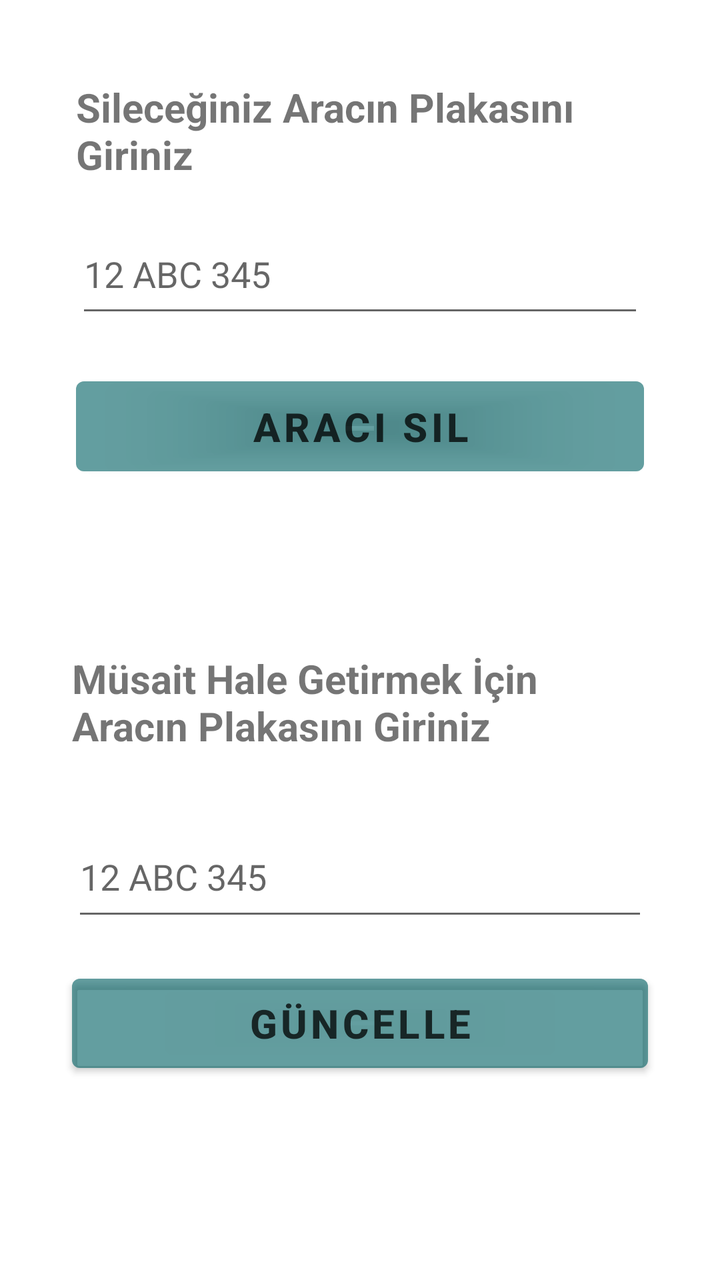
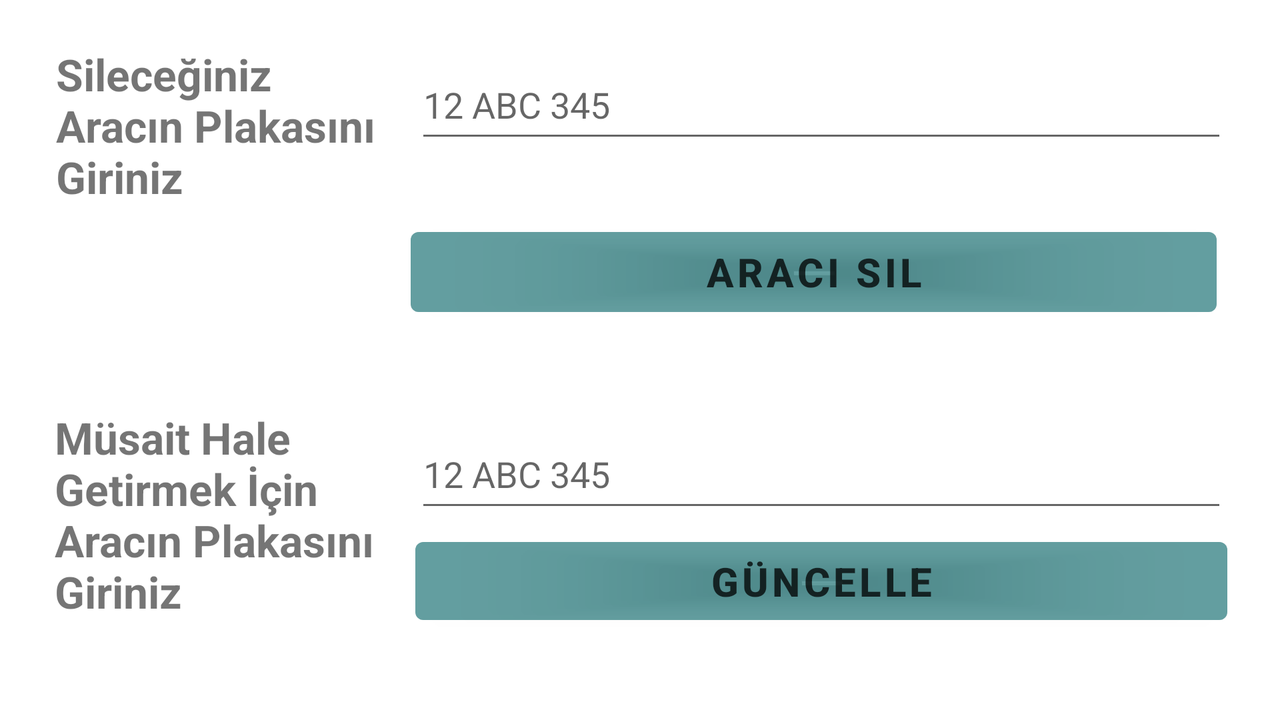

One screen, two layout resources from the same app: the default and the repository's alternative for another configuration. Each is rendered where Android would select it; the XML of both is given below.
<!-- AndroidManifest.xml: application theme Theme.VehicleRegistrationAndSelectionProject -->
<!-- res/layout/fragment_admin_delete_vehicle.xml -->
<?xml version="1.0" encoding="utf-8"?>
<androidx.constraintlayout.widget.ConstraintLayout xmlns:android="http://schemas.android.com/apk/res/android"
    xmlns:app="http://schemas.android.com/apk/res-auto"
    xmlns:tools="http://schemas.android.com/tools"
    android:layout_width="match_parent"
    android:layout_height="match_parent"
    tools:context=".AdminDeleteVehicleFragment">

    <TextView
        android:id="@+id/deletedVehicleTextView"
        android:layout_width="0dp"
        android:layout_height="0dp"
        android:layout_marginStart="38dp"
        android:layout_marginTop="40dp"
        android:layout_marginEnd="38dp"
        android:layout_marginBottom="10dp"
        android:text="Sileceğiniz Aracın Plakasını Giriniz"
        android:textSize="20sp"
        android:textStyle="bold"
        app:layout_constraintBottom_toTopOf="@+id/vehicleToDeleteEditText"
        app:layout_constraintEnd_toEndOf="parent"
        app:layout_constraintStart_toStartOf="parent"
        app:layout_constraintTop_toTopOf="parent" />

    <TextView
        android:id="@+id/updateVehicleTextView"
        android:layout_width="0dp"
        android:layout_height="0dp"
        android:layout_marginStart="36dp"
        android:layout_marginEnd="36dp"
        android:layout_marginBottom="26dp"
        android:text="Müsait Hale Getirmek İçin Aracın Plakasını Giriniz"
        android:textSize="20sp"
        android:textStyle="bold"
        app:layout_constraintBottom_toTopOf="@+id/vehicleToUpdateEditText2"
        app:layout_constraintEnd_toEndOf="parent"
        app:layout_constraintStart_toStartOf="parent"
        app:layout_constraintTop_toBottomOf="@+id/vehicleDeleteButton" />

    <EditText
        android:id="@+id/vehicleToDeleteEditText"
        android:layout_width="0dp"
        android:layout_height="0dp"
        android:layout_marginStart="38dp"
        android:layout_marginEnd="38dp"
        android:layout_marginBottom="21dp"
        android:ems="10"
        android:hint="12 ABC 345"
        android:inputType="textPersonName"
        app:layout_constraintBottom_toTopOf="@+id/vehicleDeleteButton"
        app:layout_constraintEnd_toEndOf="parent"
        app:layout_constraintStart_toStartOf="parent"
        app:layout_constraintTop_toBottomOf="@+id/deletedVehicleTextView" />

    <EditText
        android:id="@+id/vehicleToUpdateEditText2"
        android:layout_width="0dp"
        android:layout_height="0dp"
        android:layout_marginBottom="18dp"
        android:ems="10"
        android:hint="12 ABC 345"
        android:inputType="textPersonName"
        app:layout_constraintBottom_toTopOf="@+id/vehicleUpdateButton"
        app:layout_constraintEnd_toEndOf="@+id/vehicleUpdateButton"
        app:layout_constraintStart_toStartOf="@+id/vehicleUpdateButton"
        app:layout_constraintTop_toBottomOf="@+id/updateVehicleTextView" />

    <Button
        android:id="@+id/vehicleUpdateButton"
        android:layout_width="0dp"
        android:layout_height="0dp"
        android:layout_marginStart="36dp"
        android:layout_marginEnd="36dp"
        android:layout_marginBottom="100dp"
        android:backgroundTint="#60006064"
        android:onClick="deleteVehicle"
        android:text="Güncelle"
        android:textAlignment="center"
        android:textColor="#C1000000"
        android:textSize="20sp"
        android:textStyle="bold"
        app:layout_constraintBottom_toBottomOf="parent"
        app:layout_constraintEnd_toEndOf="parent"
        app:layout_constraintHorizontal_bias="0.0"
        app:layout_constraintStart_toStartOf="parent"
        app:layout_constraintTop_toBottomOf="@+id/vehicleToUpdateEditText2" />

    <Button
        android:id="@+id/vehicleDeleteButton"
        android:layout_width="0dp"
        android:layout_height="0dp"
        android:layout_marginStart="38dp"
        android:layout_marginEnd="38dp"
        android:layout_marginBottom="84dp"
        android:backgroundTint="#60006064"
        android:onClick="deleteVehicle"
        android:text="Aracı Sil"
        android:textAlignment="center"
        android:textColor="#C1000000"
        android:textSize="20sp"
        android:textStyle="bold"
        app:layout_constraintBottom_toTopOf="@+id/updateVehicleTextView"
        app:layout_constraintEnd_toEndOf="parent"
        app:layout_constraintStart_toStartOf="parent"
        app:layout_constraintTop_toBottomOf="@+id/vehicleToDeleteEditText" />
</androidx.constraintlayout.widget.ConstraintLayout>
<!-- resources referenced by this layout -->
<resources>
  <style name="Theme.VehicleRegistrationAndSelectionProject" parent="Theme.MaterialComponents.DayNight.DarkActionBar">
          
          <item name="colorPrimary">@color/purple_500</item>
          <item name="colorPrimaryVariant">@color/purple_700</item>
          <item name="colorOnPrimary">@color/white</item>
          
          <item name="colorSecondary">@color/teal_200</item>
          <item name="colorSecondaryVariant">@color/teal_700</item>
          <item name="colorOnSecondary">@color/black</item>
          
          <item name="android:statusBarColor">?attr/colorPrimaryVariant</item>
          
      </style>
</resources>
<!-- res/layout-land/fragment_admin_delete_vehicle.xml (the repository's variant of the layout above) -->
<!-- drawn on the phone turned sideways -->
<?xml version="1.0" encoding="utf-8"?>
<androidx.constraintlayout.widget.ConstraintLayout xmlns:android="http://schemas.android.com/apk/res/android"
    xmlns:app="http://schemas.android.com/apk/res-auto"
    xmlns:tools="http://schemas.android.com/tools"
    android:layout_width="match_parent"
    android:layout_height="match_parent"
    tools:context=".AdminDeleteVehicleFragment">

    <TextView
        android:id="@+id/deletedVehicleTextView"
        android:layout_width="166dp"
        android:layout_height="98dp"
        android:text="Sileceğiniz Aracın Plakasını Giriniz"
        android:textSize="22sp"
        android:textStyle="bold"
        app:layout_constraintBottom_toTopOf="@+id/updateVehicleTextView"
        app:layout_constraintEnd_toEndOf="parent"
        app:layout_constraintHorizontal_bias="0.059"
        app:layout_constraintStart_toStartOf="parent"
        app:layout_constraintTop_toTopOf="parent"
        app:layout_constraintVertical_bias="0.21" />

    <TextView
        android:id="@+id/updateVehicleTextView"
        android:layout_width="166dp"
        android:layout_height="112dp"
        android:layout_marginBottom="44dp"
        android:text="Müsait Hale Getirmek İçin Aracın Plakasını Giriniz"
        android:textSize="22sp"
        android:textStyle="bold"
        app:layout_constraintBottom_toBottomOf="parent"
        app:layout_constraintEnd_toEndOf="parent"
        app:layout_constraintHorizontal_bias="0.058"
        app:layout_constraintStart_toStartOf="parent" />

    <EditText
        android:id="@+id/vehicleToDeleteEditText"
        android:layout_width="406dp"
        android:layout_height="51dp"
        android:ems="10"
        android:hint="12 ABC 345"
        android:inputType="textPersonName"
        app:layout_constraintBottom_toTopOf="@+id/vehicleDeleteButton"
        app:layout_constraintEnd_toEndOf="parent"
        app:layout_constraintHorizontal_bias="0.888"
        app:layout_constraintStart_toStartOf="parent"
        app:layout_constraintTop_toTopOf="parent"
        app:layout_constraintVertical_bias="0.432" />

    <EditText
        android:id="@+id/vehicleToUpdateEditText2"
        android:layout_width="406dp"
        android:layout_height="51dp"
        android:layout_marginBottom="4dp"
        android:ems="10"
        android:hint="12 ABC 345"
        android:inputType="textPersonName"
        app:layout_constraintBottom_toTopOf="@+id/vehicleUpdateButton"
        app:layout_constraintEnd_toEndOf="parent"
        app:layout_constraintHorizontal_bias="0.888"
        app:layout_constraintStart_toStartOf="parent" />

    <Button
        android:id="@+id/vehicleUpdateButton"
        android:layout_width="406dp"
        android:layout_height="51dp"
        android:layout_marginBottom="44dp"
        android:backgroundTint="#60006064"
        android:onClick="deleteVehicle"
        android:text="Güncelle"
        android:textAlignment="center"
        android:textColor="#C1000000"
        android:textSize="20sp"
        android:textStyle="bold"
        app:layout_constraintBottom_toBottomOf="parent"
        app:layout_constraintEnd_toEndOf="parent"
        app:layout_constraintHorizontal_bias="0.888"
        app:layout_constraintStart_toStartOf="parent" />

    <Button
        android:id="@+id/vehicleDeleteButton"
        android:layout_width="403dp"
        android:layout_height="52dp"
        android:layout_marginBottom="48dp"
        android:backgroundTint="#60006064"
        android:onClick="deleteVehicle"
        android:text="Aracı Sil"
        android:textAlignment="center"
        android:textColor="#C1000000"
        android:textSize="20sp"
        android:textStyle="bold"
        app:layout_constraintBottom_toTopOf="@+id/vehicleToUpdateEditText2"
        app:layout_constraintEnd_toEndOf="parent"
        app:layout_constraintHorizontal_bias="0.867"
        app:layout_constraintStart_toStartOf="parent" />
</androidx.constraintlayout.widget.ConstraintLayout>
